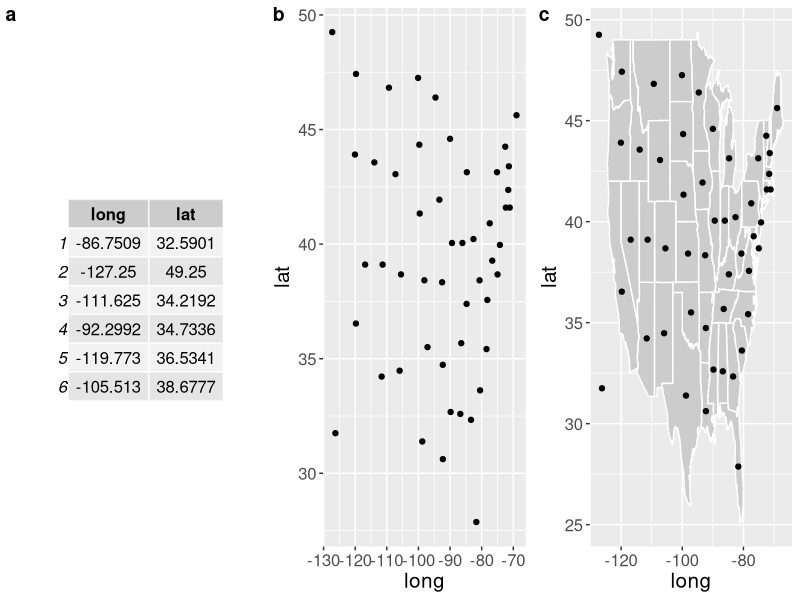
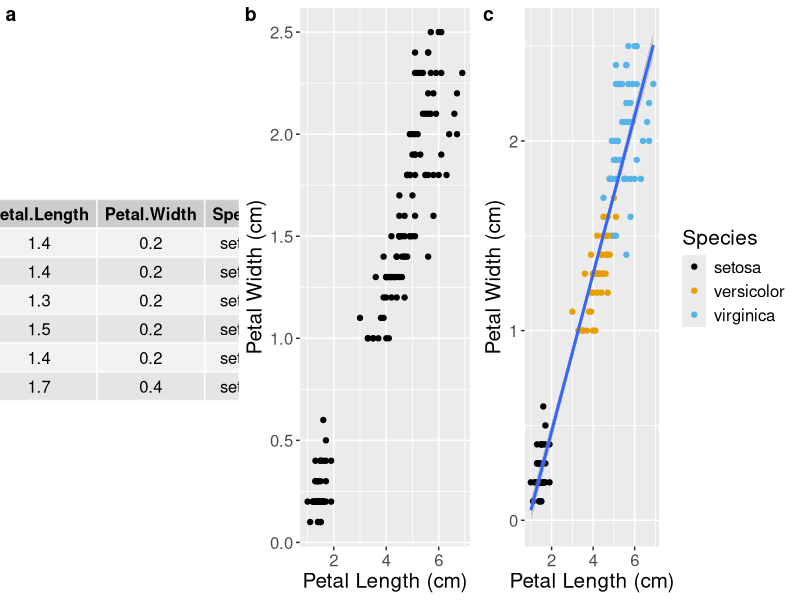

The R script that drew these images, in order: (Note: this script raises an error after producing the figures.)
## ---- chunk 1
library(tidyverse)
library(cowplot)
library(gridExtra)

map_d <- state.center %>% as_tibble() %>% rename(long = x, lat = y)
map_grob <- tableGrob(head(map_d))
map1 <- ggplot(map_d, aes(x = long, y = lat)) + 
  geom_point() +
  theme(text = element_text(size = 15))

state <- map_data("state")

map2 <- ggplot(map_d, aes(x = long, y = lat)) + 
  geom_polygon(data = state, aes(x = long, y = lat, group = group), fill = "grey80", 
               color = 'white') + 
  geom_point() +
  theme(text = element_text(size = 15))

plot_grid(map_grob, map1, map2, nrow = 1, labels = "auto")

## ---- chunk 2

library(ggthemes)
library(gridExtra)


iris_data <- iris %>% select(Petal.Length, Petal.Width, Species)
iris_grob <- tableGrob(head(iris_data))

iris_plot1 <- ggplot(iris, aes(x = Petal.Length, y = Petal.Width)) + 
  geom_point() +
  # geom_smooth(method = "lm") +
  labs(y = "Petal Width (cm)",
       x = "Petal Length (cm)") +
  theme(text = element_text(size = 15))

iris_plot2 <- ggplot(iris, aes(x = Petal.Length, y = Petal.Width)) + 
  geom_point(aes(color = Species)) +
  geom_smooth(method = "lm") +
  labs(y = "Petal Width (cm)",
       x = "Petal Length (cm)") +
  scale_color_colorblind() +
  theme(text = element_text(size = 15))

plot_grid(iris_grob, iris_plot1, iris_plot2, labels = "auto", nrow = 1, rel_widths = c(1, 1, 1.35))

## ---- chunk 3

knitr::include_graphics("images/bad_plot.jpg")

## ---- chunk 4

ggplot(iris, aes(x = Sepal.Length, y = Sepal.Width, color = Species)) + 
  geom_point(size = 3) +
  scale_color_colorblind() +
  theme(text = element_text(size = 15)) +
  labs(y = "Sepal Width (cm)",
       x = "Sepal Length (cm)")

# plot_grid(bad, better, nrow = 1, align = "v", rel_heights = c(1, 0.7))

## ---- chunk 5
#make a plot with the built-in R dataset mtcars
my_graph <- ggplot(data = mtcars, aes(x = mpg, y = wt)) + geom_point()

#View the plot in R
my_graph

#Save the plot as a .jpg to our working directory
ggsave(my_graph, file = "my_graph.jpg", dpi = 500, width = 6, height = 6, units = "in")
